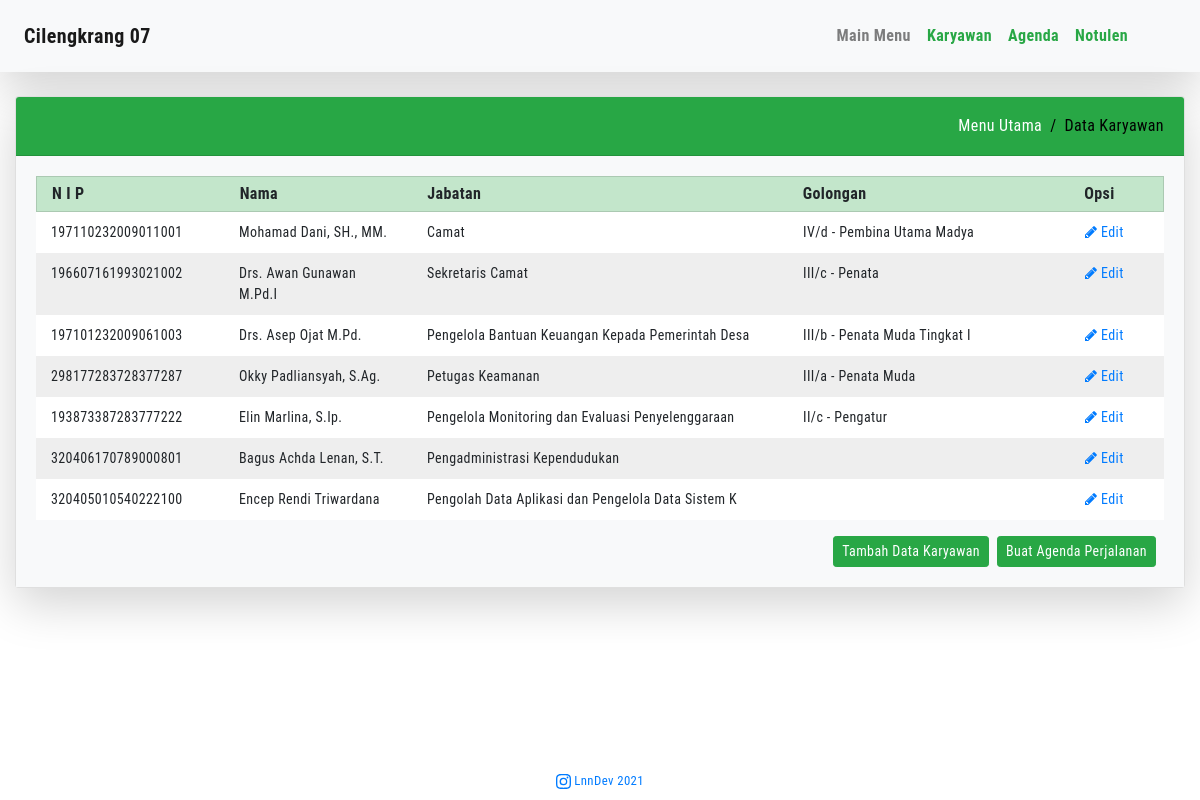
Page /show_asn.php on the committed database.
### tables this page shows
CREATE TABLE `data_asn` (
  `id` int(3) NOT NULL,
  `name` varchar(50) NOT NULL,
  `nip` decimal(18,0) NOT NULL,
  `tempatlahir` varchar(30) NOT NULL,
  `tanggallahir` date NOT NULL,
  `golongan` varchar(30) NOT NULL,
  `jabatan` varchar(50) NOT NULL
);

### show_asn.php (the view, shortened to what this page needs)
<!DOCTYPE html>
<html lang="id">
<head>
	<?php
	include 'head.php';
	?>
</head>
<body>
	<?php
	require_once 'process_asn.php';
	include 'menu.php';
	?>
	<?php
	$mysqli = new mysqli('localhost', 'root', '', 'cilengkrang') or die(mysqli_error($mysqli));
	$result = $mysqli->query("SELECT * FROM data_asn ORDER BY golongan DESC") or die($mysqli->error);
	?>
	<div class="container-fluid">
		<br>
		<div class="card shadow-lg">
			<div class="card-header bg-success text-white">
				<div class="d-flex top-breadcrumb">
					<div>
						<ol class="breadcrumb">
							<li class="breadcrumb-item"><a href="index.php">Menu Utama</a></li>
							<li class="breadcrumb-item active" aria-current="page">Data Karyawan</li>
						</ol>
					</div>
				</div>
			</div>
			<div class="card-body bg-light">
				<div class="row grid-head d-flex align-items-center">
					<div class="col-12 col-lg-2">
						<strong>N I P</strong>
					</div>
					<div class="col-12 col-lg-2">
						<strong>Nama</strong>
					</div>
					<div class="col-12 col-lg-4">
						<strong>Jabatan</strong>
					</div>
					<div class="col-12 col-lg-3">
						<strong>Golongan</strong>
					</div>
					<div class="col-12 col-lg-1 text-left">
						<strong>Opsi</strong>
					</div>
				</div>
				<?php while ($row = $result->fetch_assoc()) : ?>
					<div class="row grid-body">
						<div class="col-12 col-lg-2">
							<?php echo $row['nip']; ?>
						</div>
						<div class="col-12 col-lg-2">
							<?php echo $row['name']; ?>
						</div>
						<div class="col-12 col-lg-4">
							<?php echo $row['jabatan']; ?>
						</div>
						<div class="col-12 col-lg-3">
							<?php echo $row['golongan']; ?>
						</div>
						<div class="col-12 col-lg-1 text-left">
							<a href="" data-toggle="modal" data-target="#detailAsn<?php echo $row['id']; ?>" class="">
								<i class="fa fa-pencil" aria-hidden="true" data-toggle="tooltip" data-placement="bottom" title="Lihat"></i> Edit
							</a>
						</div>
					</div>
				<?php endwhile; ?>
				<div class="row justify-content-end">
					<div class="mr-2 mt-3">
						<a href="data_asn.php" class="btn btn-success btn-sm">Tambah Data Karyawan</a>
					</div>
					<div class="mr-2 mt-3">
						<a href="data_agenda.php" class="btn btn-success btn-sm">Buat Agenda Perjalanan</a>
					</div>
				</div>
			</div>
		</div>
	</div>
	<?php
	include 'footer.php';
	?>
</body>
</html>

### assets/stylesheets/custom.css (style rules this page uses)
body { font-family: 'Roboto Condensed', sans-serif; letter-spacing: .4px; }
.top-breadcrumb { padding: 5px 0; }
.breadcrumb { padding: 0; margin-bottom: 0; background-color: transparent; }
.breadcrumb-item a { color: #fff; }
.breadcrumb-item.active { color: #000; }
.breadcrumb-item+.breadcrumb-item::before { color: #000; }
.row { margin-right: 0; margin-left: 0; }
.grid-head { background-color: #c3e6cb; padding: 5px 0; border-width: 1px; border-style: solid; border-color: rgba(0,0,0,.125); }
.grid-body { padding: 10px 0; font-size: 14px; }
.grid-body:nth-child(even) { background-color: #FFF; }
.grid-body:nth-child(odd) { background-color: #EEE; }

### rows in the picture
data_asn: nip "197110232009011001", name "Mohamad Dani, SH., MM.", jabatan "Camat", golongan "IV/d - Pembina Utama Madya"
data_asn: nip "196607161993021002", name "Drs. Awan Gunawan M.Pd.I", jabatan "Sekretaris Camat", golongan "III/c - Penata"
data_asn: nip "197101232009061003", name "Drs. Asep Ojat M.Pd.", jabatan "Pengelola Bantuan Keuangan Kepada Pemerintah Desa", golongan "III/b - Penata Muda Tingkat I"
data_asn: nip "298177283728377287", name "Okky Padliansyah, S.Ag.", jabatan "Petugas Keamanan", golongan "III/a - Penata Muda"
data_asn: nip "193873387283777222", name "Elin Marlina, S.Ip.", jabatan "Pengelola Monitoring dan Evaluasi Penyelenggaraan", golongan "II/c - Pengatur"
data_asn: nip "320406170789000801", name "Bagus Achda Lenan, S.T.", jabatan "Pengadministrasi Kependudukan"
data_asn: nip "320405010540222100", name "Encep Rendi Triwardana", jabatan "Pengolah Data Aplikasi dan Pengelola Data Sistem K"
